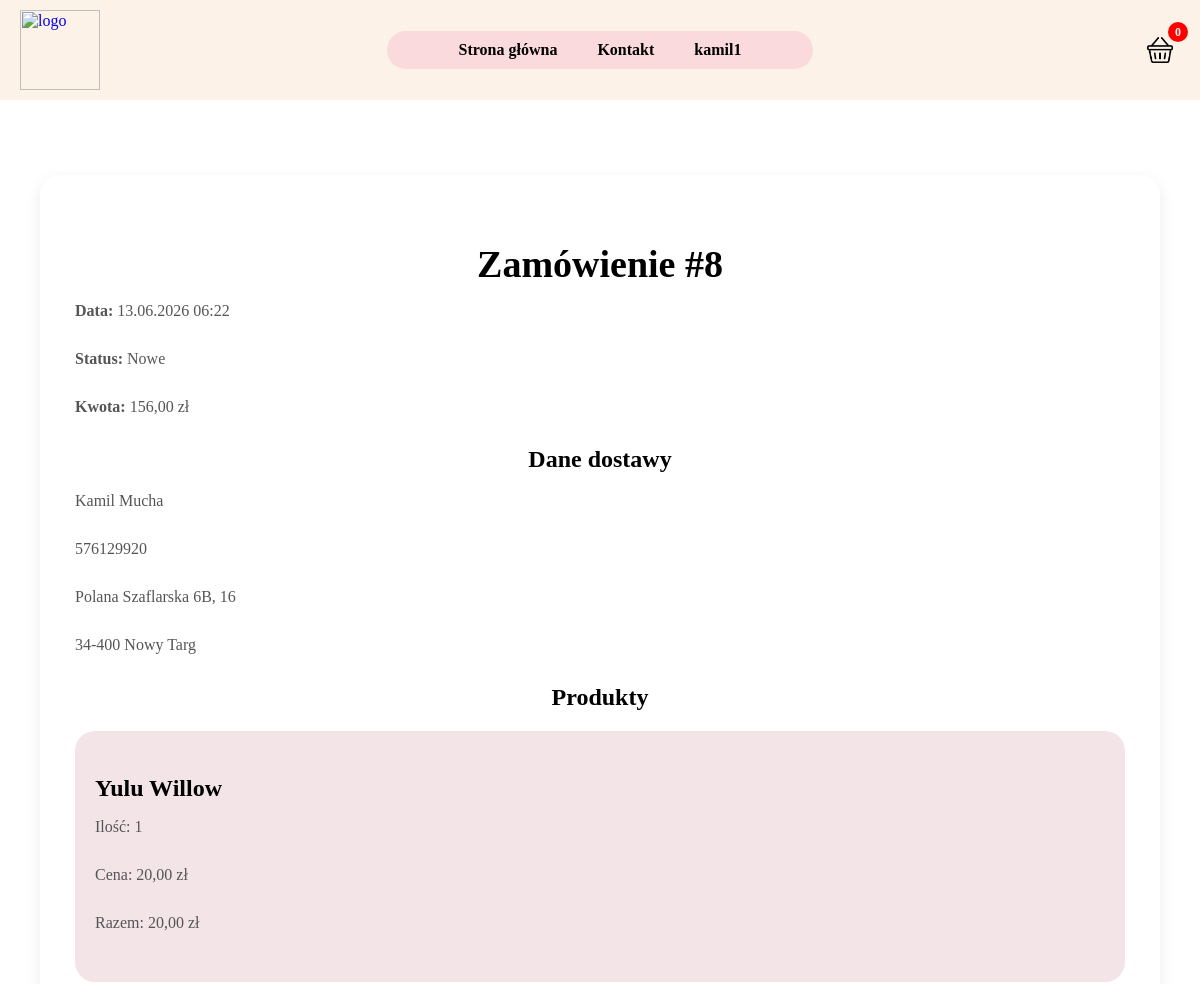
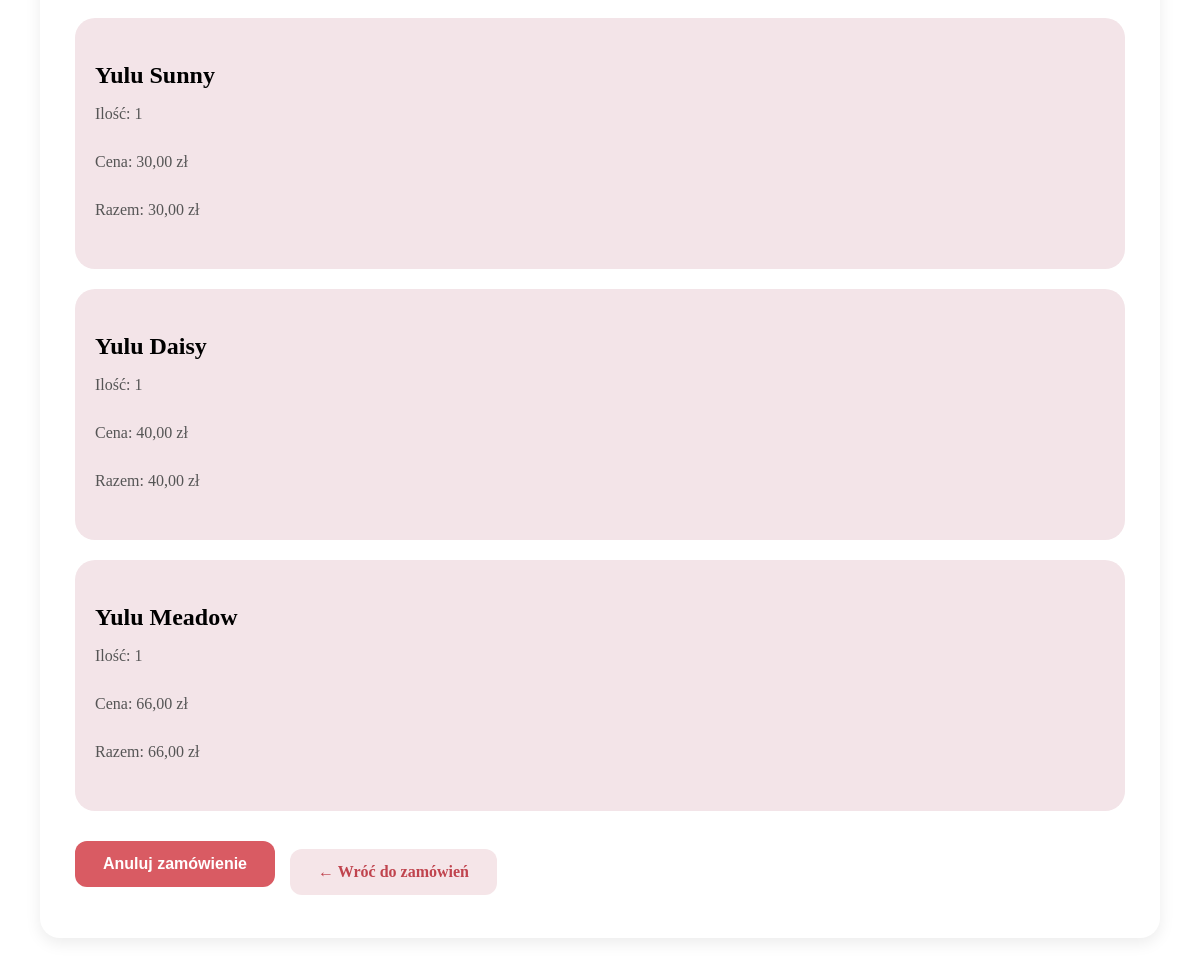
The app's page /panel/zamowienia/8/ (signed in) with its own data (2 pictures, top to bottom).
### SklepApp/models.py (models this page shows, shortened)
class Order(models.Model):
    user = models.ForeignKey(User, on_delete=models.CASCADE, null=True, blank=True)
    created_at = models.DateTimeField(auto_now_add=True)
    total = models.DecimalField(max_digits=10, decimal_places=2)
    status = models.CharField(max_length=30, choices=STATUS_CHOICES, default="Nowe")
    payment_method = models.CharField(max_length=30, choices=PAYMENT_CHOICES, default="Przelew")
    full_name = models.CharField(max_length=100, blank=True)
    phone = models.CharField(max_length=20, blank=True)
    street = models.CharField(max_length=150, blank=True)
    postal_code = models.CharField(max_length=10, blank=True)
    city = models.CharField(max_length=100, blank=True)
    def can_cancel(self):
        return self.status not in ["Dostarczone", "Anulowane"]

class OrderItem(models.Model):
    order = models.ForeignKey("Order", on_delete=models.CASCADE, related_name="items")
    product = models.ForeignKey("Product", on_delete=models.CASCADE)
    quantity = models.PositiveIntegerField()
    price = models.DecimalField(max_digits=10, decimal_places=2)
    def subtotal(self):
        return self.quantity * self.price

class Product(models.Model):
    name = models.CharField(max_length=100)
    description = models.TextField()
    price = models.DecimalField(max_digits=10, decimal_places=2)
    availability = models.BooleanField(default=True)
    image = models.CharField(max_length=100, blank=True, null=True)

### SklepApp/views.py (the view)
# urls.py: path('panel/zamowienia/<int:order_id>/', views.order_detail_view, name='order_detail'),
@login_required
def order_detail_view(request, order_id):
    order = Order.objects.get(id=order_id, user=request.user)
    return render(request, 'order_detail.html', {
        'order': order,
        'cart_count': get_cart_count(request)
    })

### SklepApp/views.py (called while the page is built)
def get_cart_count(request):
    cart = request.session.get('cart', {})
    if isinstance(cart, dict):
        return sum(cart.values())
    return len(cart)

### Templates/order_detail.html (shortened to what this page needs)
{% load static %}
<html lang="pl">
<head>
    <link rel="stylesheet" href="{% static 'style.css' %}">
</head>
<body>
<header class="header">
    <div class="logo">
        <a href="{% url 'home' %}">
            <img src="{% static 'grafika/logo.png' %}" alt="logo">
        </a>
    </div>
    <nav class="menu">
        <a href="{% url 'home' %}">Strona główna</a>
        <a href="{% url 'kontakt' %}">Kontakt</a>
        <a href="{% url 'panel' %}">{{ user.username }}</a>
    </nav>
    <div class="koszyk">
        <a href="{% url 'cart' %}">
            <img src="{% static 'grafika/cart.png' %}" alt="koszyk">
            <span id="cart-count">{{ cart_count }}</span>
        </a>
    </div>
</header>
<main class="dashboard">
    <section class="dashboard-content">
        <div class="profile-edit-box order-detail-box">
            <h1>Zamówienie #{{ order.id }}</h1>
            <p><strong>Data:</strong> {{ order.created_at|date:"d.m.Y H:i" }}</p>
            <p><strong>Status:</strong> {{ order.status }}</p>
            <p><strong>Kwota:</strong> {{ order.total }} zł</p>
            <h2>Dane dostawy</h2>
            <p>{{ order.full_name }}</p>
            <p>{{ order.phone }}</p>
            <p>{{ order.street }}</p>
            <p>{{ order.postal_code }} {{ order.city }}</p>
            <h2>Produkty</h2>
            {% for item in order.items.all %}
                <div class="cart-item">
                    <div class="cart-info">
                        <h3>{{ item.product.name }}</h3>
                        <p>Ilość: {{ item.quantity }}</p>
                        <p>Cena: {{ item.price }} zł</p>
                        <p>Razem: {{ item.subtotal }} zł</p>
                    </div>
                </div>
            {% endfor %}
            {% if order.can_cancel %}
                <div class="order-actions">
                    <form method="POST" action="{% url 'cancel_order' order.id %}">
                        <button type="submit" class="cancel-order-btn">
                            Anuluj zamówienie
                        </button>
                    </form>
                    <a href="{% url 'user_orders' %}" class="back-orders-btn">
                        ← Wróć do zamówień
                    </a>
                </div>
                {% else %}
                <div class="order-actions">
                    <a href="{% url 'user_orders' %}" class="back-orders-btn">
                        ← Wróć do zamówień
                    </a>
                </div>
                {% endif %}
        </div>
    </section>
</main>
</body>
</html>

### static/style.css (style rules this page uses)
h1 { font-family: 'Brush Script MT', cursive; text-align: center; }
h2 { text-align: center; }
.header { display: flex; align-items: center; justify-content: space-between; padding: 10px 20px; position: sticky; top: 0; z-index: 100; background-color: rgb(253, 242, 232); }
.logo { flex: 1; display: flex; justify-content: flex-start; }
.logo img { width: 80px; height: auto; }
.menu { flex: 1; display: flex; justify-content: center; background-color: rgb(250, 218, 221); border-radius: 20px; padding: 10px 30px; gap: 40px; transition: transform 0.2s ease; }
.menu a { text-decoration: none; color: black; font-weight: bold; }
.koszyk { flex: 1; display: flex; justify-content: flex-end; }
.koszyk img { width: 40px; height: auto; }
body { margin: 0; padding: 0; }
.koszyk { position: relative; }
#cart-count { position: absolute; top: -8px; right: -8px; background: red; color: white; border-radius: 50%; min-width: 20px; height: 20px; text-align: center; line-height: 20px; font-size: 12px; font-weight: bold; }
.cart-item { display: flex; align-items: center; gap: 25px; background: #f3e4e8; border-radius: 20px; padding: 20px; margin-bottom: 20px; }
.cart-info { flex: 1; }
.cart-info h3 { margin-bottom: 8px; font-size: 24px; }
.dashboard { display: flex; gap: 35px; max-width: 1450px; margin: 35px auto; padding: 0 30px; }
.dashboard-content { flex: 1; }
.profile-edit-box { background: white; border-radius: 20px; padding: 35px; box-shadow: 0 5px 16px rgba(0,0,0,0.08); max-width: 650px; }
.profile-edit-box h1 { font-size: 38px; margin-bottom: 8px; }
.profile-edit-box p { margin-bottom: 30px; color: #555; }
.order-detail-box { max-width: 1050px; width: 100%; margin: 40px auto; }
.order-actions { display: flex; gap: 15px; margin-top: 30px; align-items: center; }
.cancel-order-btn { background: #d95b63; color: white; border: none; padding: 14px 28px; border-radius: 12px; font-size: 16px; font-weight: bold; cursor: pointer; transition: 0.3s; }
.back-orders-btn { background: #f5e5e8; color: #c0444e; text-decoration: none; padding: 14px 28px; border-radius: 12px; font-size: 16px; font-weight: bold; transition: 0.3s; }

### records on screen
Order: id "8", created_at "13.06.2026 06:22", status "Nowe", total "156,00", full_name "Kamil Mucha", phone "576129920", street "Polana Szaflarska 6B, 16", postal_code "34-400", city "Nowy Targ"
OrderItem: product.name "Yulu Willow", quantity "1", price "20,00", subtotal "20,00"
OrderItem: product.name "Yulu Sunny", quantity "1", price "30,00", subtotal "30,00"
OrderItem: product.name "Yulu Daisy", quantity "1", price "40,00", subtotal "40,00"
OrderItem: product.name "Yulu Meadow", quantity "1", price "66,00", subtotal "66,00"

### other values on screen
{{ user.username }} "kamil1"
{{ cart_count }} "0"
